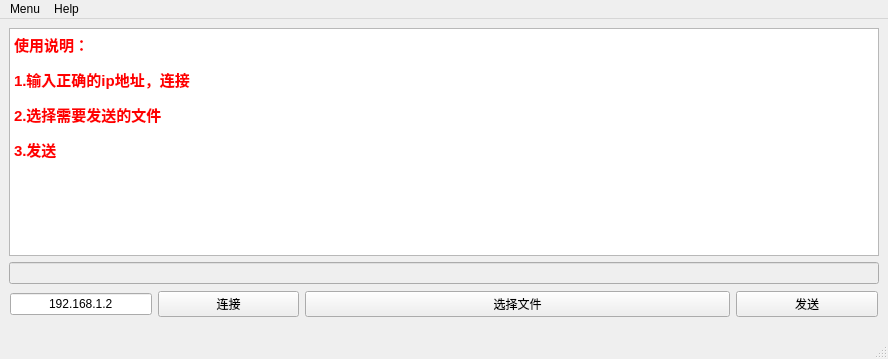
<?xml version="1.0" encoding="UTF-8"?>
<ui version="4.0">
 <class>MainWindow</class>
 <widget class="QMainWindow" name="MainWindow">
  <property name="geometry">
   <rect>
    <x>0</x>
    <y>0</y>
    <width>888</width>
    <height>359</height>
   </rect>
  </property>
  <property name="minimumSize">
   <size>
    <width>654</width>
    <height>359</height>
   </size>
  </property>
  <property name="windowTitle">
   <string>MainWindow</string>
  </property>
  <widget class="QWidget" name="centralwidget">
   <property name="maximumSize">
    <size>
     <width>1072</width>
     <height>692</height>
    </size>
   </property>
   <layout class="QGridLayout" name="gridLayout">
    <item row="0" column="0">
     <layout class="QGridLayout" name="gridLayout_3">
      <item row="4" column="0" rowspan="2">
       <layout class="QGridLayout" name="gridLayout_4" columnstretch="1,1,3,1,0">
        <property name="leftMargin">
         <number>1</number>
        </property>
        <property name="topMargin">
         <number>1</number>
        </property>
        <property name="rightMargin">
         <number>1</number>
        </property>
        <property name="bottomMargin">
         <number>1</number>
        </property>
        <item row="0" column="0">
         <widget class="QLineEdit" name="ip_lineEdit">
          <property name="toolTip">
           <string>输入ip地址</string>
          </property>
          <property name="text">
           <string>192.168.1.2</string>
          </property>
          <property name="alignment">
           <set>Qt::AlignCenter</set>
          </property>
         </widget>
        </item>
        <item row="0" column="2">
         <widget class="QPushButton" name="select_file">
          <property name="palette">
           <palette>
            <active>
             <colorrole role="Light">
              <brush brushstyle="SolidPattern">
               <color alpha="255">
                <red>85</red>
                <green>85</green>
                <blue>255</blue>
               </color>
              </brush>
             </colorrole>
            </active>
            <inactive>
             <colorrole role="Light">
              <brush brushstyle="SolidPattern">
               <color alpha="255">
                <red>255</red>
                <green>255</green>
                <blue>255</blue>
               </color>
              </brush>
             </colorrole>
            </inactive>
            <disabled>
             <colorrole role="Light">
              <brush brushstyle="SolidPattern">
               <color alpha="255">
                <red>255</red>
                <green>255</green>
                <blue>255</blue>
               </color>
              </brush>
             </colorrole>
            </disabled>
           </palette>
          </property>
          <property name="font">
           <font>
            <stylestrategy>PreferDefault</stylestrategy>
           </font>
          </property>
          <property name="cursor">
           <cursorShape>ArrowCursor</cursorShape>
          </property>
          <property name="focusPolicy">
           <enum>Qt::ClickFocus</enum>
          </property>
          <property name="acceptDrops">
           <bool>false</bool>
          </property>
          <property name="toolTip">
           <string/>
          </property>
          <property name="toolTipDuration">
           <number>0</number>
          </property>
          <property name="autoFillBackground">
           <bool>false</bool>
          </property>
          <property name="inputMethodHints">
           <set>Qt::ImhFormattedNumbersOnly</set>
          </property>
          <property name="text">
           <string>选择文件</string>
          </property>
          <property name="shortcut">
           <string>F6</string>
          </property>
          <property name="checkable">
           <bool>false</bool>
          </property>
          <property name="checked">
           <bool>false</bool>
          </property>
          <property name="autoDefault">
           <bool>false</bool>
          </property>
          <property name="default">
           <bool>false</bool>
          </property>
          <property name="flat">
           <bool>false</bool>
          </property>
         </widget>
        </item>
        <item row="0" column="3">
         <widget class="QPushButton" name="send_pushButton">
          <property name="text">
           <string>发送</string>
          </property>
         </widget>
        </item>
        <item row="0" column="1">
         <widget class="QPushButton" name="connect_button">
          <property name="palette">
           <palette>
            <active>
             <colorrole role="Light">
              <brush brushstyle="SolidPattern">
               <color alpha="255">
                <red>85</red>
                <green>85</green>
                <blue>255</blue>
               </color>
              </brush>
             </colorrole>
            </active>
            <inactive>
             <colorrole role="Light">
              <brush brushstyle="SolidPattern">
               <color alpha="255">
                <red>255</red>
                <green>255</green>
                <blue>255</blue>
               </color>
              </brush>
             </colorrole>
            </inactive>
            <disabled>
             <colorrole role="Light">
              <brush brushstyle="SolidPattern">
               <color alpha="255">
                <red>255</red>
                <green>255</green>
                <blue>255</blue>
               </color>
              </brush>
             </colorrole>
            </disabled>
           </palette>
          </property>
          <property name="font">
           <font>
            <stylestrategy>PreferDefault</stylestrategy>
           </font>
          </property>
          <property name="cursor">
           <cursorShape>ArrowCursor</cursorShape>
          </property>
          <property name="focusPolicy">
           <enum>Qt::ClickFocus</enum>
          </property>
          <property name="acceptDrops">
           <bool>false</bool>
          </property>
          <property name="toolTip">
           <string>网络连接</string>
          </property>
          <property name="toolTipDuration">
           <number>0</number>
          </property>
          <property name="autoFillBackground">
           <bool>false</bool>
          </property>
          <property name="text">
           <string>连接</string>
          </property>
          <property name="shortcut">
           <string>F6</string>
          </property>
          <property name="checkable">
           <bool>true</bool>
          </property>
          <property name="checked">
           <bool>false</bool>
          </property>
          <property name="autoDefault">
           <bool>false</bool>
          </property>
          <property name="default">
           <bool>false</bool>
          </property>
          <property name="flat">
           <bool>false</bool>
          </property>
         </widget>
        </item>
       </layout>
      </item>
      <item row="1" column="0">
       <widget class="QLineEdit" name="Send_LineEdit">
        <property name="enabled">
         <bool>false</bool>
        </property>
        <property name="focusPolicy">
         <enum>Qt::ClickFocus</enum>
        </property>
       </widget>
      </item>
      <item row="0" column="0">
       <widget class="QTextEdit" name="Msg_TextEdit">
        <property name="focusPolicy">
         <enum>Qt::StrongFocus</enum>
        </property>
        <property name="readOnly">
         <bool>true</bool>
        </property>
        <property name="html">
         <string>&lt;!DOCTYPE HTML PUBLIC &quot;-//W3C//DTD HTML 4.0//EN&quot; &quot;http://www.w3.org/TR/REC-html40/strict.dtd&quot;&gt;
&lt;html&gt;&lt;head&gt;&lt;meta name=&quot;qrichtext&quot; content=&quot;1&quot; /&gt;&lt;style type=&quot;text/css&quot;&gt;
p, li { white-space: pre-wrap; }
&lt;/style&gt;&lt;/head&gt;&lt;body style=&quot; font-family:'SimSun'; font-size:9pt; font-weight:400; font-style:normal;&quot;&gt;
&lt;p style=&quot; margin-top:12px; margin-bottom:12px; margin-left:0px; margin-right:0px; -qt-block-indent:0; text-indent:0px;&quot;&gt;&lt;span style=&quot; font-size:11pt; font-weight:600; color:#ff0000;&quot;&gt;使用说明：&lt;/span&gt;&lt;/p&gt;
&lt;p style=&quot; margin-top:12px; margin-bottom:12px; margin-left:0px; margin-right:0px; -qt-block-indent:0; text-indent:0px;&quot;&gt;&lt;span style=&quot; font-size:11pt; font-weight:600; color:#ff0000;&quot;&gt;1.输入正确的ip地址，连接&lt;/span&gt;&lt;/p&gt;
&lt;p style=&quot; margin-top:12px; margin-bottom:12px; margin-left:0px; margin-right:0px; -qt-block-indent:0; text-indent:0px;&quot;&gt;&lt;span style=&quot; font-size:11pt; font-weight:600; color:#ff0000;&quot;&gt;2.选择需要发送的文件&lt;/span&gt;&lt;/p&gt;
&lt;p style=&quot; margin-top:12px; margin-bottom:12px; margin-left:0px; margin-right:0px; -qt-block-indent:0; text-indent:0px;&quot;&gt;&lt;span style=&quot; font-size:11pt; font-weight:600; color:#ff0000;&quot;&gt;3.发送&lt;/span&gt;&lt;/p&gt;
&lt;p style=&quot;-qt-paragraph-type:empty; margin-top:12px; margin-bottom:12px; margin-left:0px; margin-right:0px; -qt-block-indent:0; text-indent:0px; font-size:11pt; color:#000000;&quot;&gt;&lt;br /&gt;&lt;/p&gt;&lt;/body&gt;&lt;/html&gt;</string>
        </property>
       </widget>
      </item>
     </layout>
    </item>
   </layout>
  </widget>
  <widget class="QMenuBar" name="menubar">
   <property name="geometry">
    <rect>
     <x>0</x>
     <y>0</y>
     <width>888</width>
     <height>26</height>
    </rect>
   </property>
   <widget class="QMenu" name="menumenu">
    <property name="title">
     <string>Menu</string>
    </property>
    <addaction name="actionquit"/>
   </widget>
   <widget class="QMenu" name="menuHelp">
    <property name="title">
     <string>Help</string>
    </property>
   </widget>
   <addaction name="menumenu"/>
   <addaction name="menuHelp"/>
  </widget>
  <widget class="QStatusBar" name="statusbar">
   <property name="palette">
    <palette>
     <active>
      <colorrole role="WindowText">
       <brush brushstyle="SolidPattern">
        <color alpha="255">
         <red>255</red>
         <green>17</green>
         <blue>21</blue>
        </color>
       </brush>
      </colorrole>
     </active>
     <inactive>
      <colorrole role="WindowText">
       <brush brushstyle="SolidPattern">
        <color alpha="255">
         <red>0</red>
         <green>0</green>
         <blue>0</blue>
        </color>
       </brush>
      </colorrole>
     </inactive>
     <disabled>
      <colorrole role="WindowText">
       <brush brushstyle="SolidPattern">
        <color alpha="255">
         <red>120</red>
         <green>120</green>
         <blue>120</blue>
        </color>
       </brush>
      </colorrole>
     </disabled>
    </palette>
   </property>
   <property name="font">
    <font>
     <family>楷体</family>
     <pointsize>14</pointsize>
     <weight>50</weight>
     <bold>false</bold>
    </font>
   </property>
  </widget>
  <action name="actionquit">
   <property name="text">
    <string>Quit</string>
   </property>
  </action>
 </widget>
 <resources/>
 <connections/>
</ui>
